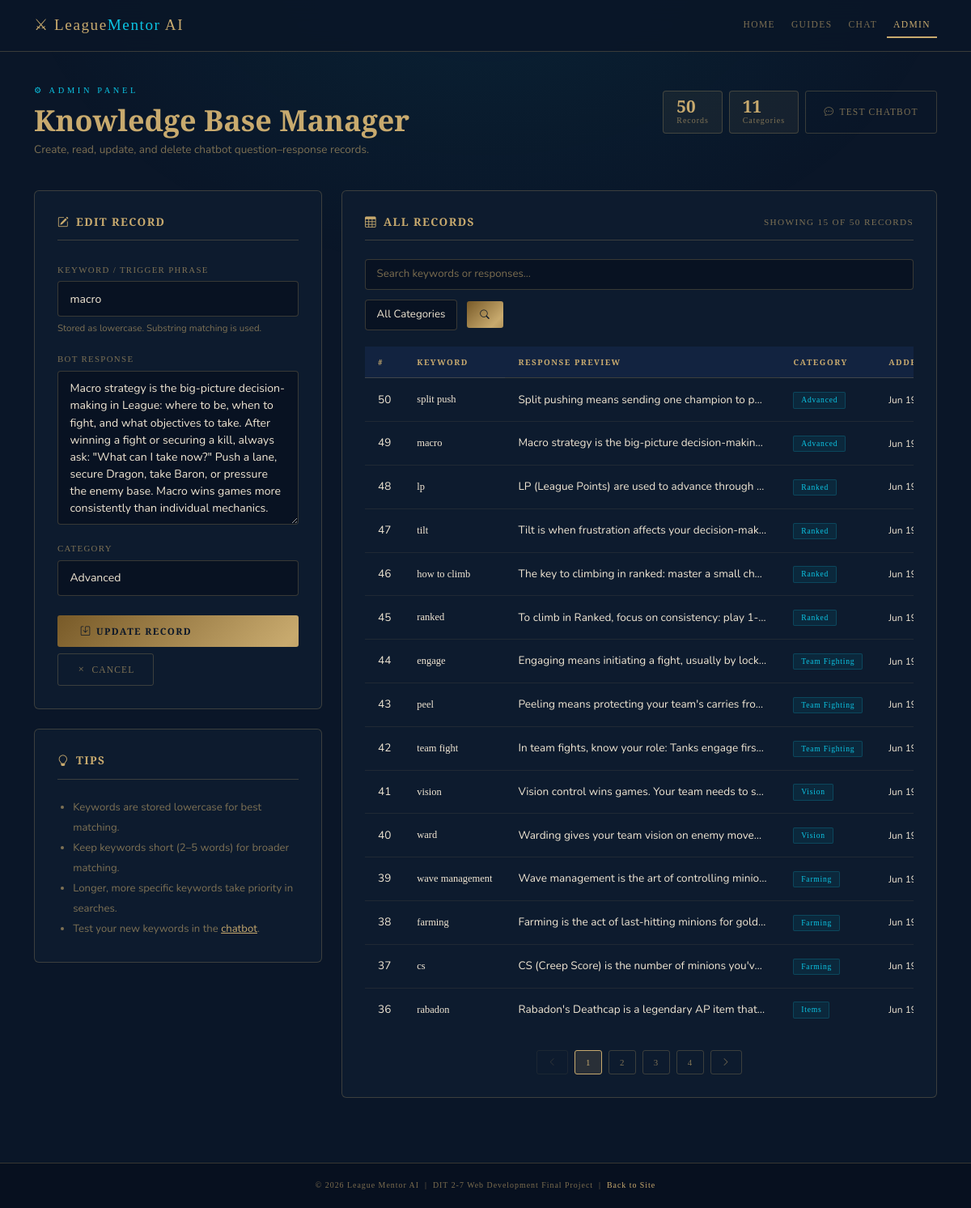
Screenshot of /admin.php?action=edit&id=49 with the database file from the repository.
### tables this page shows
CREATE TABLE chatbot_knowledge (
    id          INT          NOT NULL AUTO_INCREMENT,
    keyword     VARCHAR(255) NOT NULL,
    response    TEXT         NOT NULL,
    category    VARCHAR(100) NOT NULL DEFAULT 'General',
    created_at  TIMESTAMP    NOT NULL DEFAULT CURRENT_TIMESTAMP,
    PRIMARY KEY (id),
    INDEX idx_keyword (keyword)
);

### admin.php (the view, shortened to what this page needs)
<?php
$pdo = getDBConnection();
$categories = $pdo->query("SELECT DISTINCT category FROM chatbot_knowledge ORDER BY category ASC")
                  ->fetchAll(PDO::FETCH_COLUMN);
$editRow = null;
if ($_SERVER['REQUEST_METHOD'] === 'GET' && isset($_GET['action']) && $_GET['action'] === 'edit') {
    $editId = filter_input(INPUT_GET, 'id', FILTER_VALIDATE_INT);
    if ($editId) {
        $stmt = $pdo->prepare("SELECT * FROM chatbot_knowledge WHERE id = :id");
        $stmt->execute([':id' => $editId]);
        $editRow = $stmt->fetch();
    }
}
$search   = trim($_GET['search']   ?? '');
$filterCat = trim($_GET['category'] ?? '');
$page_num  = max(1, (int) ($_GET['p'] ?? 1));
$per_page  = 15;
$offset    = ($page_num - 1) * $per_page;
$where  = [];
$params = [];
$whereSQL = $where ? 'WHERE ' . implode(' AND ', $where) : '';
$countSQL  = "SELECT COUNT(*) FROM chatbot_knowledge $whereSQL";
$countStmt = $pdo->prepare($countSQL);
$countStmt->execute($params);
$totalRows = (int) $countStmt->fetchColumn();
$totalPages = (int) ceil($totalRows / $per_page);
$sql  = "SELECT * FROM chatbot_knowledge $whereSQL ORDER BY id DESC LIMIT :limit OFFSET :offset";
$stmt = $pdo->prepare($sql);
$stmt->bindValue(':limit',  $per_page, PDO::PARAM_INT);
$stmt->bindValue(':offset', $offset,   PDO::PARAM_INT);
$stmt->execute();
$rows = $stmt->fetchAll();
?>
<!DOCTYPE html>
<html lang="en">
<head>
    <link href="https://cdn.jsdelivr.net/npm/bootstrap@5.3.3/dist/css/bootstrap.min.css" rel="stylesheet">
    <link href="https://cdn.jsdelivr.net/npm/bootstrap-icons@1.11.3/font/bootstrap-icons.min.css" rel="stylesheet">
    <link href="css/admin.css" rel="stylesheet">
</head>
<body>
<nav class="navbar navbar-expand-lg lm-nav">
    <div class="container-fluid container-xl">
        <a class="navbar-brand" href="index.php">⚔ League<span>Mentor</span> AI</a>
        <div class="collapse navbar-collapse justify-content-end" id="navMenu">
            <ul class="navbar-nav gap-1">
                <li class="nav-item"><a class="nav-link" href="index.php">Home</a></li>
                <li class="nav-item"><a class="nav-link" href="guides.php">Guides</a></li>
                <li class="nav-item"><a class="nav-link" href="chatbot.php">Chat</a></li>
                <li class="nav-item"><a class="nav-link active" href="admin.php">Admin</a></li>
            </ul>
        </div>
    </div>
</nav>
<div class="admin-wrap">
    <div class="container-xl">
        <div class="d-flex flex-wrap align-items-start justify-content-between gap-3 mb-4">
            <div>
                <p class="page-eyebrow">⚙ Admin Panel</p>
                <h1 class="page-title">Knowledge Base Manager</h1>
                <p class="page-sub">Create, read, update, and delete chatbot question–response records.</p>
            </div>
            <div class="d-flex gap-2 flex-wrap mt-2">
                <div class="stat-pill">
                    <div>
                        <div class="num"><?= number_format($totalRows) ?></div>
                        <div class="lbl">Records</div>
                    </div>
                </div>
                <div class="stat-pill">
                    <div>
                        <div class="num"><?= count($categories) ?></div>
                        <div class="lbl">Categories</div>
                    </div>
                </div>
                <a href="chatbot.php" class="btn-outline">
                    <i class="bi bi-chat-dots"></i> Test Chatbot
                </a>
            </div>
        </div>
        <div class="row g-4">
            <div class="col-lg-4">
                <div class="lm-card" id="form-card">
                    <div class="lm-card-title">
                        <i class="bi <?= $editRow ? 'bi-pencil-square' : 'bi-plus-circle' ?>"></i>
                        <?= $editRow ? 'Edit Record' : 'Add New Record' ?>
                    </div>
                    <form method="POST" action="admin.php" id="crud-form" novalidate>
                        <div class="mb-3">
                            <label for="f-keyword" class="form-label">Keyword / Trigger Phrase</label>
                            <input
                                type="text"
                                class="form-control lm-control"
                                id="f-keyword"
                                name="keyword"
                                placeholder="e.g. how to ward"
                                maxlength="255"
                                required
                                value="<?= $editRow ? htmlspecialchars($editRow['keyword']) : '' ?>"
                            >
                            <div class="form-text" style="color:var(--text-muted); font-size:.72rem; margin-top:.35rem;">
                                Stored as lowercase. Substring matching is used.
                            </div>
                        </div>
                        <div class="mb-3">
                            <label for="f-response" class="form-label">Bot Response</label>
                            <textarea
                                class="form-control lm-control"
                                id="f-response"
                                name="response"
                                placeholder="Enter the full chatbot response..."
                                required
                            ><?= $editRow ? htmlspecialchars($editRow['response']) : '' ?></textarea>
                        </div>
                        <div class="mb-4">
                            <label for="f-category" class="form-label">Category</label>
                            <select class="form-select lm-control" id="f-category" name="category">
                                <?php
                                $catList = ['Basics','Roles','Champions','Objectives','Runes','Items','Farming','Vision','Team Fighting','Ranked','Advanced','General'];
                                foreach ($catList as $c):
                                    $sel = ($editRow && $editRow['category'] === $c) ? 'selected' : '';
                                ?>
                                <option value="<?= htmlspecialchars($c) ?>" <?= $sel ?>><?= htmlspecialchars($c) ?></option>
                                <?php endforeach; ?>
                            </select>
                        </div>
                        <div class="d-flex gap-2 flex-wrap">
                            <button type="submit" class="btn-gold flex-grow-1">
                                <i class="bi <?= $editRow ? 'bi-save' : 'bi-plus-lg' ?>"></i>
                                <?= $editRow ? 'Update Record' : 'Create Record' ?>
                            </button>
                            <?php if ($editRow): ?>
                            <a href="admin.php" class="btn-outline">
                                <i class="bi bi-x"></i> Cancel
                            </a>
                            <?php endif; ?>
                        </div>
                    </form>
                </div>
                <div class="lm-card mt-4">
                    <div class="lm-card-title"><i class="bi bi-lightbulb"></i> Tips</div>
                    <ul style="color:var(--text-muted); font-size:.82rem; line-height:1.9; padding-left:1.2rem; margin:0;">
                        <li>Keywords are stored lowercase for best matching.</li>
                        <li>Keep keywords short (2–5 words) for broader matching.</li>
                        <li>Longer, more specific keywords take priority in searches.</li>
                        <li>Test your new keywords in the <a href="chatbot.php" style="color:var(--gold);">chatbot</a>.</li>
                    </ul>
                </div>
            </div>
            <div class="col-lg-8">
                <div class="lm-card">
                    <div class="lm-card-title">
                        <i class="bi bi-table"></i> All Records
                        <span style="font-size:.7rem; color:var(--text-muted); font-weight:400; margin-left:auto;">
                            Showing <?= count($rows) ?> of <?= $totalRows ?> records
                        </span>
                    </div>
                    <form method="GET" action="admin.php" class="filter-bar" id="filter-form">
                        <input
                            type="text"
                            name="search"
                            class="form-control lm-control flex-grow-1"
                            placeholder="Search keywords or responses…"
                            value="<?= htmlspecialchars($search) ?>"
                            style="min-width:160px;"
                        >
                        <select name="category" class="form-select lm-control" style="width:auto;">
                            <option value="">All Categories</option>
                        </select>
                        <button type="submit" class="btn-gold" style="padding:.5rem 1rem;">
                            <i class="bi bi-search"></i>
                        </button>
                    </form>
                    <?php if (count($rows) > 0): ?>
                    <div style="overflow-x:auto;">
                        <table class="lm-table">
                            <thead>
                                <tr>
                                    <th class="td-id">#</th>
                                    <th>Keyword</th>
                                    <th class="td-resp">Response Preview</th>
                                    <th>Category</th>
                                    <th class="td-date">Added</th>
                                </tr>
                            </thead>
                            <tbody>
                                <?php foreach ($rows as $r): ?>
                                <tr>
                                    <td class="td-id"><?= (int)$r['id'] ?></td>
                                    <td class="td-kw" title="<?= htmlspecialchars($r['keyword']) ?>">
                                        <?= htmlspecialchars($r['keyword']) ?>
                                    </td>
                                    <td class="td-resp" title="<?= htmlspecialchars($r['response']) ?>">
                                        <?= htmlspecialchars(mb_substr($r['response'], 0, 80)) ?>…
                                    </td>
                                    <td><span class="cat-badge"><?= htmlspecialchars($r['category']) ?></span></td>
                                    <td class="td-date">
                                        <?= date('M j, Y', strtotime($r['created_at'])) ?>
                                    </td>
                                </tr>
                                <?php endforeach; ?>
                            </tbody>
                        </table>
                    </div>
                    <?php if ($totalPages > 1): ?>
                    <div class="pagination-wrap">
                        <a href="?p=<?= max(1, $page_num - 1) ?>&search=<?= urlencode($search) ?>&category=<?= urlencode($filterCat) ?>"
                           class="pg-btn <?= $page_num <= 1 ? 'disabled' : '' ?>">
                            <i class="bi bi-chevron-left"></i>
                        </a>
                        <?php for ($pg = 1; $pg <= $totalPages; $pg++): ?>
                        <a href="?p=<?= $pg ?>&search=<?= urlencode($search) ?>&category=<?= urlencode($filterCat) ?>"
                           class="pg-btn <?= $pg === $page_num ? 'active' : '' ?>">
                            <?= $pg ?>
                        </a>
                        <?php endfor; ?>
                        <a href="?p=<?= min($totalPages, $page_num + 1) ?>&search=<?= urlencode($search) ?>&category=<?= urlencode($filterCat) ?>"
                           class="pg-btn <?= $page_num >= $totalPages ? 'disabled' : '' ?>">
                            <i class="bi bi-chevron-right"></i>
                        </a>
                    </div>
                    <?php endif; ?>
                    <?php endif; ?>
                </div>
            </div>
        </div>
    </div>
</div>
<footer class="lm-footer">
    <div class="container">
        <p>
            &copy; <?= date('Y') ?> League Mentor AI &nbsp;|&nbsp;
            DIT 2-7 Web Development Final Project &nbsp;|&nbsp;
            <a href="index.php">Back to Site</a>
        </p>
    </div>
</footer>
</body>
</html>

### rows the page displays
chatbot_knowledge: keyword "macro", response "Macro strategy is the big-picture decision-making in League: where to be, when to fight, and what objectives to take. After winning a fight or securing a kill, always ask: \"What can I take now?\" Push a lane, secure Dragon, take Baron, or pressure the enemy base. Macro wins games more consistently than individual mechanics.", id "49", response "Macro strategy is the big-picture decision-makin…", category "Advanced", created_at "Jun…"
chatbot_knowledge: id "50", keyword "split push", response "Split pushing means sending one champion to p…", category "Advanced", created_at "Jun…"
chatbot_knowledge: id "48", keyword "lp", response "LP (League Points) are used to advance through…", category "Ranked", created_at "Jun…"
chatbot_knowledge: id "47", keyword "tilt", response "Tilt is when frustration affects your decision-mak…", category "Ranked", created_at "Jun…"
chatbot_knowledge: id "46", keyword "how to climb", response "The key to climbing in ranked: master a small ch…", category "Ranked", created_at "Jun…"
chatbot_knowledge: id "45", keyword "ranked", response "To climb in Ranked, focus on consistency: play 1-…", category "Ranked", created_at "Jun…"
chatbot_knowledge: id "44", keyword "engage", response "Engaging means initiating a fight, usually by lock…", category "Team Fighting", created_at "Jun…"
chatbot_knowledge: id "43", keyword "peel", response "Peeling means protecting your team's carries fro…", category "Team Fighting", created_at "Jun…"
chatbot_knowledge: id "42", keyword "team fight", response "In team fights, know your role: Tanks engage firs…", category "Team Fighting", created_at "Jun…"
chatbot_knowledge: id "41", keyword "vision", response "Vision control wins games. Your team needs to s…", category "Vision", created_at "Jun…"
chatbot_knowledge: id "40", keyword "ward", response "Warding gives your team vision on enemy move…", category "Vision", created_at "Jun…"
chatbot_knowledge: id "39", keyword "wave management", response "Wave management is the art of controlling minio…", category "Farming", created_at "Jun…"
chatbot_knowledge: id "38", keyword "farming", response "Farming is the act of last-hitting minions for gold…", category "Farming", created_at "Jun…"
chatbot_knowledge: id "37", keyword "cs", response "CS (Creep Score) is the number of minions you'v…", category "Farming", created_at "Jun…"
chatbot_knowledge: id "36", keyword "rabadon", response "Rabadon's Deathcap is a legendary AP item that…", category "Items", created_at "Jun…"

### other values shown
$totalRows "50"
count($categories) "11"
count($rows) "15"
form field category "Advanced"
